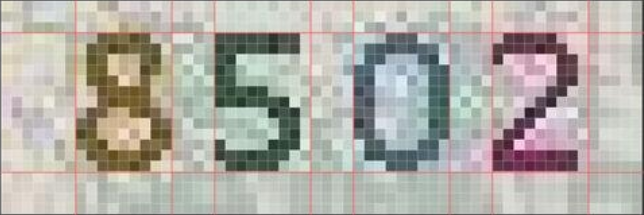
#> input picture 11_字符验证码/test.jpg, 644 x 215 px
$ python '打开图片.py'
#> lines starting #> are read from the running program, lines starting #| are printed output that depends on the picture
#!/usr/bin/env python
# -*- coding: utf-8 -*-
"""
__author__ = 'Ding'
__time__ = '2018/12/11'
              ///////////////////////////////////////////////////
              //                    _ooOoo_                    //
              //                   o8888888o                   //
              //                   88" . "88                   //
              //                   (| -_- |)                   //
              //                   O\  =  /O                   //
              //                ____/`---'\____                //
              //              .'  \\|     |//  `.              //
              //             /  \\|||  :  |||//  \             //
              //            /  _||||| -:- |||||-  \            //
              //            |   | \\\  -  /// |   |            //
              //            | \_|  ''\---/''  |   |            //
              //            \  .-\__  `-`  ___/-. /            //
              //          ___`. .'  /--.--\  `. . __           //
              //       ."" '<  `.___\_<|>_/___.'  >'"".        //
              //      | | :  `- \`.;`\ _ /`;.`/ - ` : | |      //
              //      \  \ `-.   \_ __\ /__ _/   .-` /  /      //
              // ======`-.____`-.___\_____/___.-`____.-'====== //
              //                    `=---='                    //
              //                佛祖保佑  永无BUG                //
              ///////////////////////////////////////////////////
"""
from PIL import Image

img = Image.open('test.jpg')
#> img is the input picture: PIL image 644x215 RGB; mean R, G, B 177.1, 174, 167.1
# img.show() # 打开图片

im = img.crop( (60, 20, 210, 210) ) # 坐标是数字对于图片坐标轴的位置
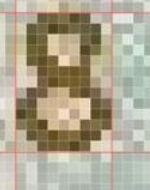
#> im: PIL image 150x190 RGB; mean R, G, B 175.1, 166.8, 145.6
im.show()
print(img)
#| <PIL.PngImagePlugin.PngImageFile image mode=RGB size=644x215 at 0x7F5313292190>
